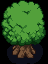

Rendered tile map (Tiled .tmx) drawn with the repository's tilesets; below, a short description and the full map source, tile grids included:
An orthogonal 3x4 tile map with 16x16 px tiles, 1 tile layer (Tile Layer 1).

<map version="1.8" tiledversion="1.8.4" orientation="orthogonal" renderorder="right-down" width="3" height="4" tilewidth="16" tileheight="16" infinite="0" nextlayerid="2" nextobjectid="1">
 <tileset firstgid="1" source="objects.tsx" />
 <layer id="1" name="Tile Layer 1" width="3" height="4">
  <data encoding="csv">
81,82,83,
97,98,99,
113,114,115,
129,130,131
</data>
 </layer>
</map>
